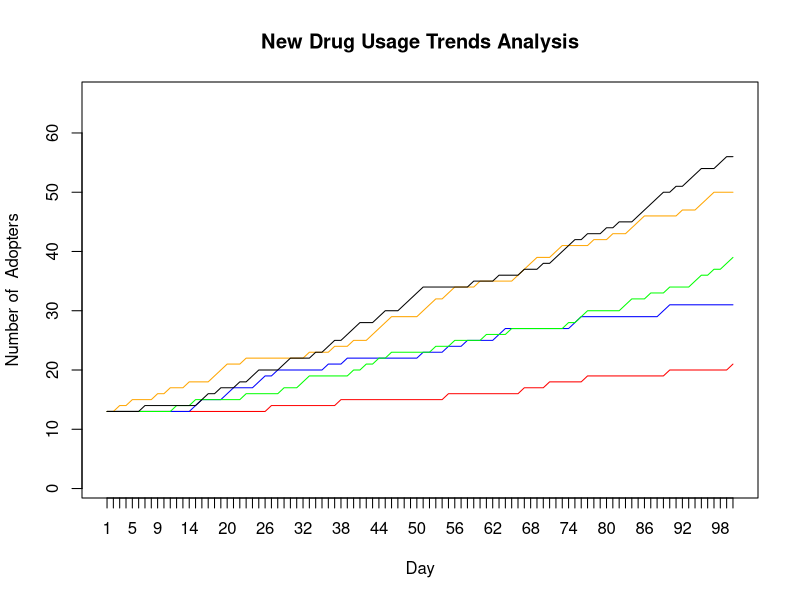

Write R code to recreate this figure.
# Homework 6
# Stat 133, Lec 2, Spring 2015
# Due : Friday March 20th by 5 pm

# Review the slides on simulations for this assignment.

# Consider the following model on use of a new drug:
# We have a population of doctors, population size : <n.doctors>
# Every doctor has either adopted the use of a new drug, or not (0/1 status)
# Now write a function that runs a simulation for a period of :
# <n.days> where
# - every day exactly two _random_ doctors meet
# - if one has adopted but the other one has not then the
#   holdout adopts the use of the drug with probability p
# Return a matrix that shows for each day which doctors have adopted
# the use of the drug.

# Input varibles are
# <n.days> : the number of days the simulation should be run for
# <n.doctors> : total number of doctors 
# <initial.doctors> : a 0/1 vector of length <n.doctors>, 1 for adopters
# <p> : the probability that the non-adopter adopts the drug.

# Ouput variable
# <has_adopted> : matrix with <n.doctors> rows and <n.days> columns
#                 i.e. one row for each doctor
#                 the entries are 0 for days where the doctor is a
#                 non-adopter, else 1 (so once a row turns to 1 it stays as 1).


initial.doctors=sample((0:1),size=100,replace=TRUE,prob=c(.9,.1))

  sim.doctors<- function(initial.doctors, n.doctors, n.days, p){
    has_adopted=matrix(initial.doctors,nrow=n.doctors, ncol=n.days)
    for (i in 2:n.days){
    
      doc.index=sample(1:n.doctors,size=2,replace=FALSE)
      if ((runif(1)<p)&sum(has_adopted[doc.index,i-1]==1)){
        initial.doctors[doc.index]=1
        has_adopted[,i]=initial.doctors
      }else{
        has_adopted[,i]=has_adopted[,i-1]
      }
    }
    
    return(has_adopted)
  }

  a=colSums(sim.doctors(initial.doctors,100,100,.3))
b=colSums(sim.doctors(initial.doctors,100,100,.5))
c=colSums(sim.doctors(initial.doctors,100,100,.7))
d=colSums(sim.doctors(initial.doctors,100,100,.8))
e=colSums(sim.doctors(initial.doctors,100,100,.999))
sumary=data.frame(cbind(1:length(initial.doctors),a,b,c,d,e))
xticks=c(1:100)
yticks=c(1:(max(sumary[,-1])+10))

plot(x=sumary[,1],y=a,xaxt='n',ylim=c(min(yticks),max(yticks)),col="red", type="l", ylab="Number of  Adopters", xlab="Day", main="New Drug Usage Trends Analysis")
axis(side=1,at=xticks)
lines(x=sumary[,1],y=b, col="blue")
lines(x=sumary[,1],y=c, col="green")
lines(x=sumary[,1],y=d, col="orange")
lines(x=sumary[,1],y=e, col="black")
#HOW TO ADJUST LEGEND!legend("topleft",legend=names(sumary[,-1]), col="red", fill=T, xpd=F)

# When you test your function you have to generate <initial.doctors> and
# pick values for the other input parameters.

set.seed(42)
# Generate a value for <initial.doctors> that has 10% 1s and 90% 0s.
# Run your function for at least 5 different values of <p> and plot
# on x-axis: days,
# on y-axis : the number of doctors that have already adopted the drug, on that day
# Put all 5 lines in one figure (e.g. use first plot() then lines() for the subsequent lines)

